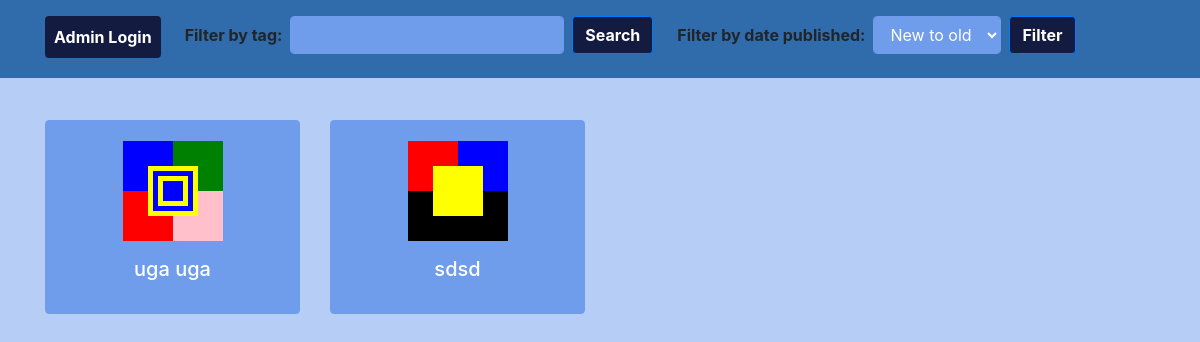
Before: / with the older database file.
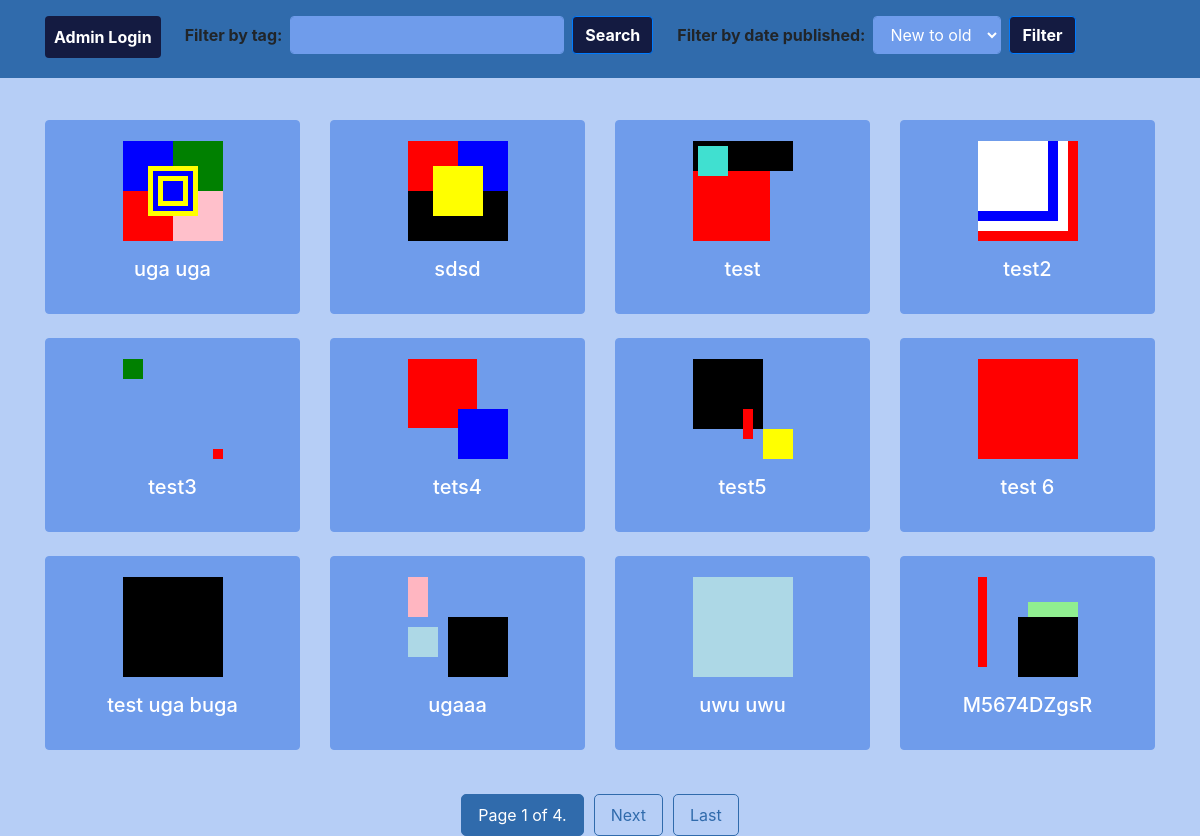
After: the same page with the newer database file.
### image_gallery/models.py (models this page shows, shortened)
class SVGImage(models.Model):
    title = models.CharField(max_length=100)
    width = models.IntegerField(default=100)
    height = models.IntegerField(default=100)
    editors = models.ManyToManyField(User, blank=True)
    description = models.TextField(blank=True, null=True)
    publication_date = models.DateTimeField(auto_now_add=True, blank=True, null=True)

### image_gallery/views.py (the view, shortened to what this page needs)
# urls.py: path("", views.index, name="index"),
def index(request):
    images = SVGImage.objects.all()
    images_rectangles = [(image, image.rectangles.all()) for image in images]
    paginator = Paginator(images_rectangles, MAX_PAGE_SIZE)
    page_number = request.GET.get('page')
    page_obj = paginator.get_page(page_number)
    return render(request, 'image_gallery/image_list.html', {'page_obj': page_obj})

### image_gallery/templates/image_gallery/image_list.html (shortened to what this page needs)
<html lang="en">
    <head>
        <link rel="stylesheet" href="https://stackpath.bootstrapcdn.com/bootstrap/4.5.2/css/bootstrap.min.css">
    </head>
    <body style="background-color: #B6CEF6;">
        <nav class="navbar-fixed-top navbar navbar-expand-lg navbar-light pt-3" style="background-color: #306BAC;">
            <div class="container">
                <ul class="navbar-nav mr-auto">
                    <li class="nav-item mr-4">
                        <a class="btn btn-link nav-link" style="background-color: #141B41; color: white; font-weight: bold;" href="{% url 'admin:index' %}">Admin Login</a>
                    </li>
                    <form class="form-inline mr-4" method="post">
                        <label class="mr-sm-2" for="tag" style="font-weight: bold;">Filter by tag:</label>
                        <input
                            type="text"
                            class="form-control mr-sm-2"
                            name="tag_name"
                            style="background-color: #6F9CEB; color: white; border-color: #6F9CEB;"
                        >
                        <button
                            type="submit"
                            class="btn btn-primary"
                            name="searched_tag"
                            style="background-color: #141B41; font-weight: bold;"
                        >Search</button>
                    </form>
                    <form class="form-inline mr-2" method="post">
                        <label class="mr-sm-2" for="tag" style="font-weight: bold;">Filter by date published:</label>
                        <select class="form-control mr-sm-2" name="filter" style="background-color: #6F9CEB; color: white; border-color: #6F9CEB;">
                            <option value="nto">New to old</option>
                        </select>
                        <button
                            type="submit"
                            class="btn btn-primary"
                            name="filter_button"
                            style="background-color: #141B41; color: white; font-weight: bold;"
                        >Filter</button>
                    </form>
                </ul>
            </div>
        </nav>
        <div class="container" style="padding-top: 120px;">
            <div class="row">
                {% for image, rectangle_list in page_obj %}
                <div class="col-md-3 mb-4">
                    <div class="card" style="background-color: #6F9CEB; color: white; border-color: #6F9CEB;">
                        <div class="card-body text-center">
                            <a href="{% url 'view_svg' image.id %}">
                                <svg height="100" width="100">
                                    {% for rectangle in rectangle_list %}
                                    <rect
                                        x="{{ rectangle.x }}"
                                        y="{{ rectangle.y }}"
                                        width="{{ rectangle.width }}"
                                        height="{{ rectangle.height }}"
                                        fill="{{ rectangle.color }}"
                                    />
                                    {% endfor %}
                                </svg>
                            </a>
                            <a href="{% url 'view_svg' image.id %}" style="font-weight: bold; color: white;">
                                <h5 class="card-title mt-3">{{ image.title }}</h5>
                            </a>
                        </div>
                    </div>
                </div>
                {% endfor %}
            </div>
        </div>
        {% if page_obj.has_other_pages %}
        <div class="container">
            <div class="row justify-content-center">
                <div class="col-md-12 d-flex justify-content-center">
                    <div class="pagination">
                        <span class="current">
                            Page {{ page_obj.number }} of {{ page_obj.paginator.num_pages }}.
                        </span>
                        {% if page_obj.has_next %}
                        <a href="?page={{ page_obj.next_page_number }}">Next</a>
                        <a href="?page={{ page_obj.paginator.num_pages }}">Last</a>
                        {% endif %}
                    </div>
                </div>
            </div>
        </div>
        {% endif %}
    </body>
</html>

### image_gallery/templates/image_gallery/image_list.html (style rules this page uses)
.pagination { text-align: center; margin-top: 20px; }
.pagination a { display: inline-block; padding: 8px 16px; text-decoration: none; border: 1px solid #306BAC; color: #306BAC; margin: 0 5px; border-radius: 5px; }
.current { display: inline-block; padding: 8px 16px; background-color: #306BAC; color: white; border: 1px solid #306BAC; margin: 0 5px; border-radius: 5px; }
.navbar-fixed-top { position: fixed; top: 0; width: 100%; z-index: 1000; }

Changed rows visible on the page:
added SVGImage: title "test"
added SVGImage: title "test2"
added SVGImage: title "test3"
added SVGImage: title "tets4"
added SVGImage: title "test5"
added SVGImage: title "test 6"
added SVGImage: title "test uga buga"
added SVGImage: title "ugaaa"
added SVGImage: title "uwu uwu"
added SVGImage: title "M5674DZgsR"
Other visible differences:
{{ page_obj.number }}: (not shown) → "1"
{{ page_obj.paginator.num_pages }}: (not shown) → "4"
text now shown: "Page of . Next Last"
